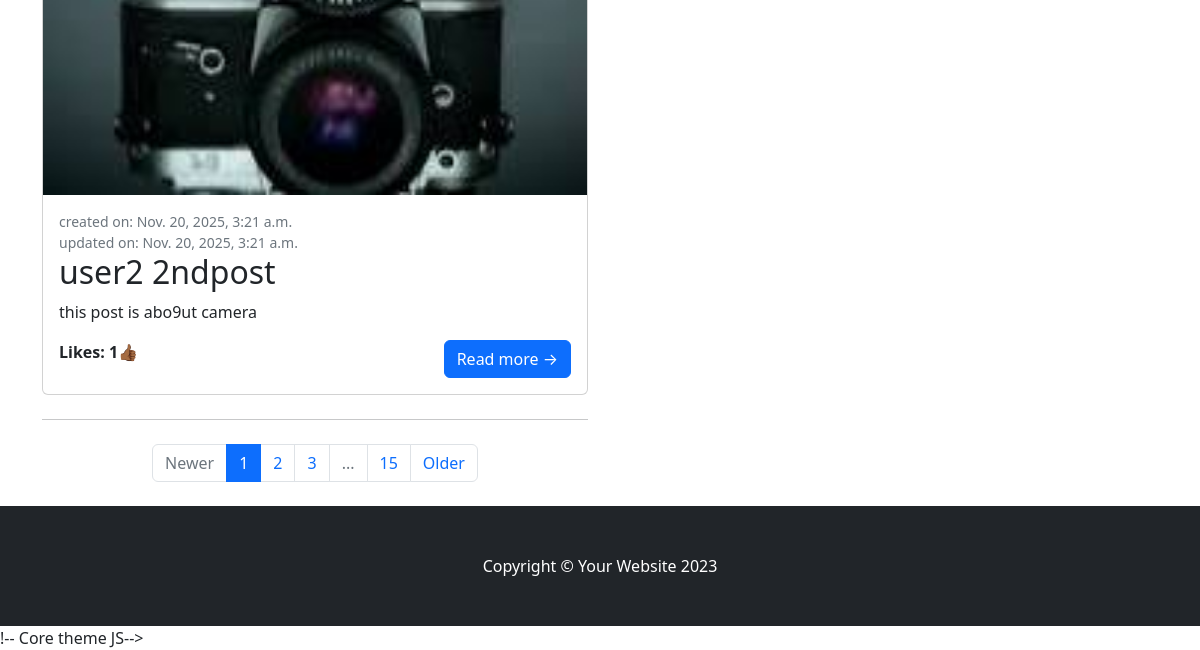
/home/ (lower part), run on an earlier commit of the app's database.
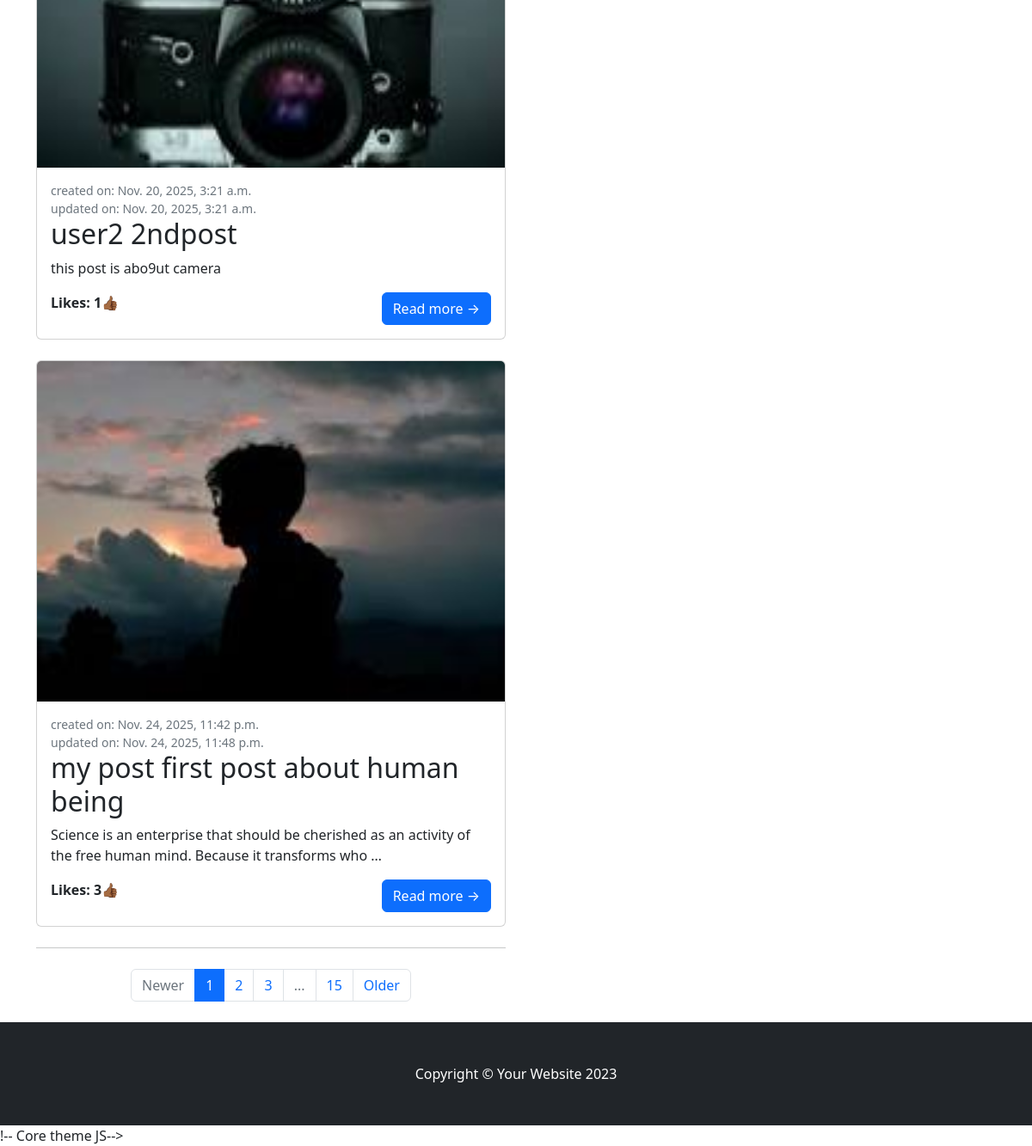
And on a later commit of the database.
### the_root/models.py (models this page shows, shortened)
class Post(models.Model):
    post_owner = models.ForeignKey(User, on_delete=models.CASCADE)
    post_title = models.CharField(max_length=150)
    post_slug = models.SlugField(unique=True, blank=True)
    post_img = models.ImageField(upload_to="media/post_images/") # i will make it optional later and add default image
    post_detail = models.TextField()
    created = models.DateTimeField(auto_now_add=True)
    updated = models.DateTimeField(auto_now=True)

### the_root/views.py (the view)
# urls.py: path("home/", views.home, name="home"),
def home(request):
    all_posts = Post.objects.all()
    all_comments = Comments.objects.all()
    all_likes = Likes.objects.all()
    return render(request, "base/home.html", {'all_posts':all_posts, 'all_comments':all_comments, 'all_likes':all_likes})

### the_root/templates/base/home.html (shortened to what this page needs)
{% load static %}
<!DOCTYPE html>
<html lang="en">
    <head>
        <link href="{% static 'detailcss/detailstyles.css' %}" rel="stylesheet" />
    </head>
    <body>
        <div class="container">
            <div class="row">
                <div class="col-lg-6">
                    {% load static %}
                    {% for post in all_posts %}
                    <div class="card mb-4">
                        <a href="#!"><img class="card-img-top img-fluid"  src="{{ post.post_img.url }}" alt="..." /></a>
                        <div class="card-body">
                            <div class="small text-muted">created on: {{ post.created }} <br/>
                                 updated on: {{ post.updated }}</div>
                            <h2 class="card-title">{{ post.post_title }}</h2>
                            <p class="card-text">{{ post.post_detail|truncatewords:20 }}</p>
                            <div class="d-flex justify-content-between">
                                <b>Likes: {{ post.likes.count }}👍🏾</b>
                                <a class="btn btn-primary" href="{% url 'detail' slug=post.post_slug %}">Read more →</a>
                            </div>
                        </div>
                    </div>
                    {% endfor %}
                    <nav aria-label="Pagination">
                        <hr class="my-0" />
                        <ul class="pagination justify-content-center my-4">
                            <li class="page-item disabled"><a class="page-link" href="#" tabindex="-1" aria-disabled="true">Newer</a></li>
                            <li class="page-item active" aria-current="page"><a class="page-link" href="#!">1</a></li>
                            <li class="page-item"><a class="page-link" href="#!">2</a></li>
                            <li class="page-item"><a class="page-link" href="#!">3</a></li>
                            <li class="page-item disabled"><a class="page-link" href="#!">...</a></li>
                            <li class="page-item"><a class="page-link" href="#!">15</a></li>
                            <li class="page-item"><a class="page-link" href="#!">Older</a></li>
                        </ul>
                    </nav>
                </div>
            </div>
        </div>
        <footer class="py-5 bg-dark">
            <div class="container"><p class="m-0 text-center text-white">Copyright &copy; Your Website 2023</p></div>
        </footer>
        <script src="{% static 'bootstrap/dist/js/bootstrap.bundle.min.js' %}"></script>!-- Core theme JS-->
    </body>
</html>

What changed in the data, as far as the page shows it:
added Post: post_img (picture), created "Nov. 24, 2025, 11:42 p.m.", updated "Nov. 24, 2025, 11:48 p.m.", post_title "my post first post about human being", post_detail "Science is an enterprise that should be cherished as an activity of the free human mind. Because it transforms who …", likes.count "3"
